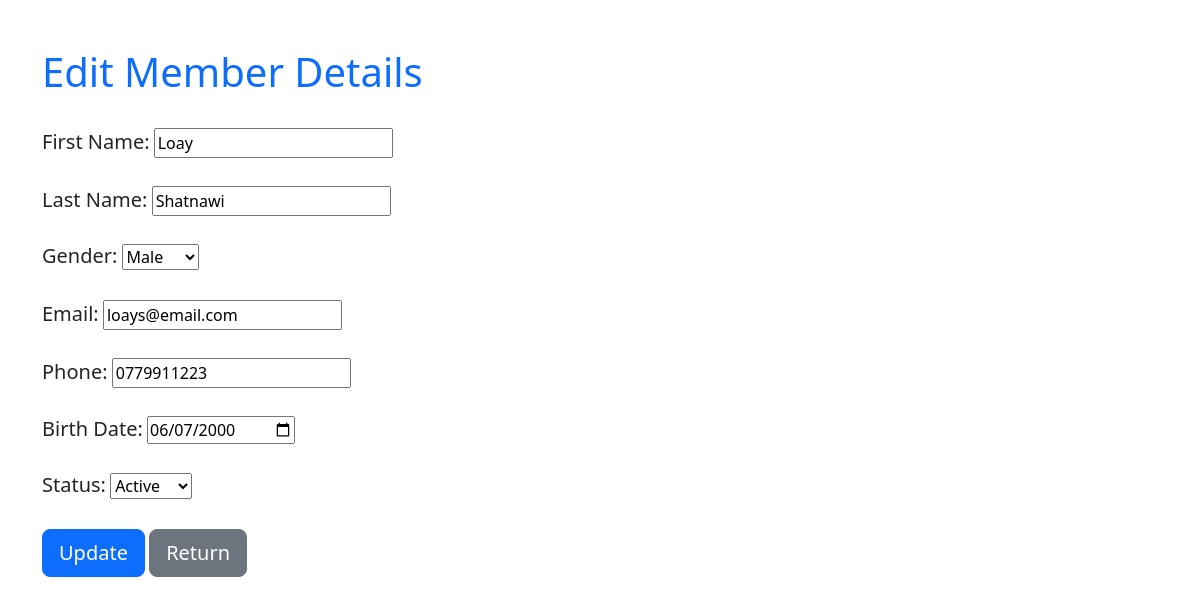
The page /edit_member.php?id=2 (signed in) on the database its author committed.
### tables this page shows
CREATE TABLE IF NOT EXISTS `members` (
  `Id` int(11) NOT NULL AUTO_INCREMENT,
  `First_name` varchar(50) NOT NULL,
  `Last_name` varchar(50) NOT NULL,
  `Gender` enum('Male','Female') NOT NULL,
  `Phone` varchar(15) NOT NULL,
  `Email` varchar(50) NOT NULL,
  `birth_date` date NOT NULL,
  `join_date` date NOT NULL,
  `status` enum('Active','Inactive') NOT NULL,
  `profile_image` varchar(255) NOT NULL,
  `created_at` timestamp NULL DEFAULT current_timestamp(),
  `updated_at` timestamp NULL DEFAULT current_timestamp() ON UPDATE current_timestamp(),
  PRIMARY KEY (`Id`)
);

### edit_member.php (the view, shortened to what this page needs)
<?php
include "database.php";
$id = intval($_GET['id']);
$stmt =$conn->prepare("SELECT * FROM members WHERE Id = ?");
$stmt->bind_param("i", $id);
$stmt->execute();
$result = $stmt->get_result();
$member = $result->fetch_assoc();
?>
<!DOCTYPE html>
<html>
<head>
<link href="https://cdn.jsdelivr.net/npm/bootstrap@5.3.8/dist/css/bootstrap.min.css" rel="stylesheet">
</head>
<body>
<div class="container mt-5">
    <h1 class = "text-primary">Edit Member Details	</h1>
<form method = "post">
  <br>
  <label><h5>First Name:</h5></label>
  <input type = "text" name = "First_name" value = "<?php echo $member["First_name"]?>" required>
  <br>
  <br>
  <label><h5>Last Name:</h5></label>
  <input type = "text" name = "Last_name" value = "<?php echo $member["Last_name"]?>" required>
  <br>
  <br>
  <label><h5>Gender:</h5></label>
  <select name="Gender" required>
    <option value="Male" <?php echo ($member['Gender'] == 'Male') ? 'selected' : ''; ?>>Male</option>
  </select>
  <br>
  <br>
  <label><h5>Email:</h5></label>
  <input type = "email" name = "Email" value="<?php echo $member['Email']; ?>" required>
  <br>
  <br>
  <label><h5>Phone:</h5></label>
  <input type = "text" name = "Phone" value="<?php echo $member['Phone']; ?>" required>
  <br>
  <br>
  <label><h5>Birth Date:</h5></label>
  <input type = "date" name = "birth_date" value="<?php echo $member['birth_date']; ?>" required>
  <br>
  <br>
  <label><h5>Status:</h5></label>
  <select name="status" required>
    <option value="Active" <?php echo ($member['status'] == 'Active') ? 'selected' : ''; ?>>Active</option>
  </select>
  <br>
  <br>
<button type="submit" name="submit" class="btn btn-primary btn-lg">Update</button>
<a href="members.php" class="btn btn-secondary btn-lg">Return</a>
</form>
</div>
</body>
</html>

### rows shown on the page
members: First_name "Loay", Last_name "Shatnawi", Gender "Male", Email "loays@email.com", Phone "0779911223", birth_date "06/07/2000", status "Active"
